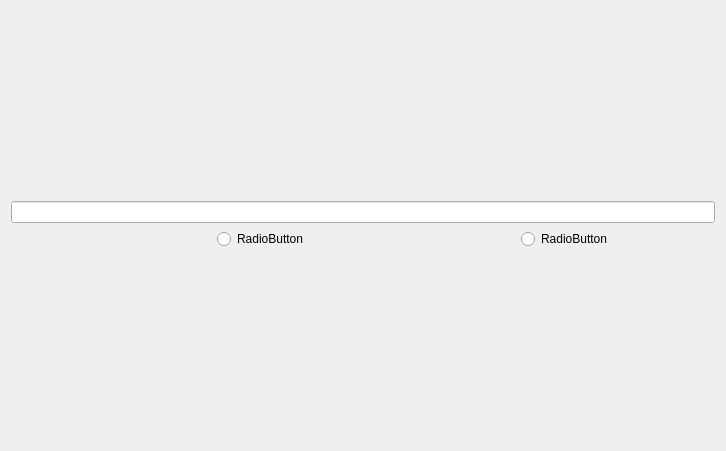
<?xml version="1.0" encoding="UTF-8"?>
<ui version="4.0">
 <class>Form</class>
 <widget class="QWidget" name="Form">
  <property name="geometry">
   <rect>
    <x>0</x>
    <y>0</y>
    <width>726</width>
    <height>451</height>
   </rect>
  </property>
  <property name="windowTitle">
   <string>Form</string>
  </property>
  <layout class="QVBoxLayout" name="verticalLayout_2">
   <item>
    <layout class="QVBoxLayout" name="verticalLayout">
     <item>
      <widget class="QLineEdit" name="lineEdit"/>
     </item>
     <item>
      <layout class="QHBoxLayout" name="horizontalLayout">
       <item>
        <spacer name="horizontalSpacer">
         <property name="orientation">
          <enum>Qt::Horizontal</enum>
         </property>
         <property name="sizeHint" stdset="0">
          <size>
           <width>40</width>
           <height>20</height>
          </size>
         </property>
        </spacer>
       </item>
       <item>
        <spacer name="horizontalSpacer_3">
         <property name="orientation">
          <enum>Qt::Horizontal</enum>
         </property>
         <property name="sizeHint" stdset="0">
          <size>
           <width>40</width>
           <height>20</height>
          </size>
         </property>
        </spacer>
       </item>
       <item>
        <widget class="QRadioButton" name="rbbtn1">
         <property name="text">
          <string>RadioButton</string>
         </property>
        </widget>
       </item>
       <item>
        <spacer name="horizontalSpacer_5">
         <property name="orientation">
          <enum>Qt::Horizontal</enum>
         </property>
         <property name="sizeHint" stdset="0">
          <size>
           <width>40</width>
           <height>20</height>
          </size>
         </property>
        </spacer>
       </item>
       <item>
        <spacer name="horizontalSpacer_4">
         <property name="orientation">
          <enum>Qt::Horizontal</enum>
         </property>
         <property name="sizeHint" stdset="0">
          <size>
           <width>40</width>
           <height>20</height>
          </size>
         </property>
        </spacer>
       </item>
       <item>
        <widget class="QRadioButton" name="rbbtn2">
         <property name="text">
          <string>RadioButton</string>
         </property>
        </widget>
       </item>
       <item>
        <spacer name="horizontalSpacer_2">
         <property name="orientation">
          <enum>Qt::Horizontal</enum>
         </property>
         <property name="sizeHint" stdset="0">
          <size>
           <width>40</width>
           <height>20</height>
          </size>
         </property>
        </spacer>
       </item>
      </layout>
     </item>
    </layout>
   </item>
  </layout>
 </widget>
 <resources/>
 <connections/>
</ui>
